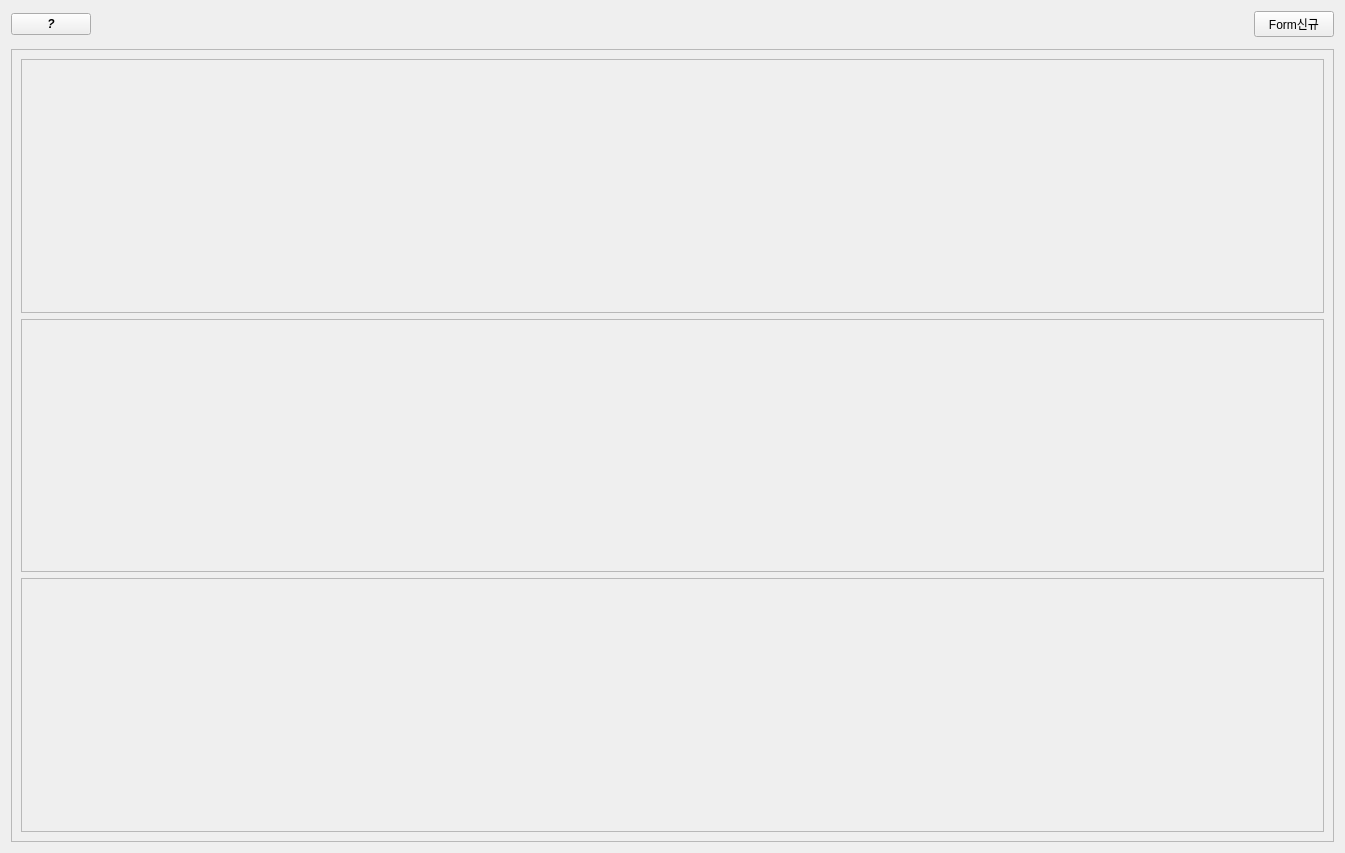
<?xml version="1.0" encoding="UTF-8"?>
<ui version="4.0">
 <class>Tab_App</class>
 <widget class="QWidget" name="Tab_App">
  <property name="geometry">
   <rect>
    <x>0</x>
    <y>0</y>
    <width>1345</width>
    <height>853</height>
   </rect>
  </property>
  <property name="windowTitle">
   <string>Form</string>
  </property>
  <layout class="QVBoxLayout" name="vLayout">
   <item>
    <widget class="QFrame" name="frame_info">
     <property name="sizePolicy">
      <sizepolicy hsizetype="Preferred" vsizetype="Fixed">
       <horstretch>0</horstretch>
       <verstretch>0</verstretch>
      </sizepolicy>
     </property>
     <property name="frameShape">
      <enum>QFrame::NoFrame</enum>
     </property>
     <property name="frameShadow">
      <enum>QFrame::Raised</enum>
     </property>
     <layout class="QHBoxLayout" name="horizontalLayout_4">
      <property name="leftMargin">
       <number>0</number>
      </property>
      <property name="topMargin">
       <number>0</number>
      </property>
      <property name="rightMargin">
       <number>0</number>
      </property>
      <property name="bottomMargin">
       <number>0</number>
      </property>
      <item>
       <widget class="QPushButton" name="pb_info">
        <property name="sizePolicy">
         <sizepolicy hsizetype="Fixed" vsizetype="Fixed">
          <horstretch>0</horstretch>
          <verstretch>0</verstretch>
         </sizepolicy>
        </property>
        <property name="font">
         <font>
          <italic>true</italic>
          <bold>true</bold>
         </font>
        </property>
        <property name="text">
         <string>?</string>
        </property>
       </widget>
      </item>
      <item>
       <spacer name="horizontalSpacer">
        <property name="orientation">
         <enum>Qt::Horizontal</enum>
        </property>
        <property name="sizeHint" stdset="0">
         <size>
          <width>1238</width>
          <height>20</height>
         </size>
        </property>
       </spacer>
      </item>
      <item>
       <widget class="QPushButton" name="PB_Form_New">
        <property name="text">
         <string>Form신규</string>
        </property>
       </widget>
      </item>
     </layout>
    </widget>
   </item>
   <item>
    <widget class="Wid_Search_for" name="Wid_Search_for" native="true">
     <property name="sizePolicy">
      <sizepolicy hsizetype="Preferred" vsizetype="Fixed">
       <horstretch>0</horstretch>
       <verstretch>0</verstretch>
      </sizepolicy>
     </property>
    </widget>
   </item>
   <item>
    <widget class="QFrame" name="frame_album_contents">
     <property name="frameShape">
      <enum>QFrame::StyledPanel</enum>
     </property>
     <property name="frameShadow">
      <enum>QFrame::Raised</enum>
     </property>
     <layout class="QVBoxLayout" name="verticalLayout">
      <item>
       <widget class="QFrame" name="fr_1">
        <property name="frameShape">
         <enum>QFrame::StyledPanel</enum>
        </property>
        <property name="frameShadow">
         <enum>QFrame::Raised</enum>
        </property>
        <layout class="QHBoxLayout" name="horizontalLayout">
         <item>
          <widget class="Wid_album_망단위" name="Wid_album_0" native="true"/>
         </item>
         <item>
          <widget class="Wid_album_망단위" name="Wid_album_1" native="true"/>
         </item>
         <item>
          <widget class="Wid_album_망단위" name="Wid_album_2" native="true"/>
         </item>
         <item>
          <widget class="Wid_album_망단위" name="Wid_album_3" native="true"/>
         </item>
         <item>
          <widget class="Wid_album_망단위" name="Wid_album_4" native="true"/>
         </item>
        </layout>
       </widget>
      </item>
      <item>
       <widget class="QFrame" name="fr_2">
        <property name="frameShape">
         <enum>QFrame::StyledPanel</enum>
        </property>
        <property name="frameShadow">
         <enum>QFrame::Raised</enum>
        </property>
        <layout class="QHBoxLayout" name="horizontalLayout_2">
         <item>
          <widget class="Wid_album_망단위" name="Wid_album_5" native="true"/>
         </item>
         <item>
          <widget class="Wid_album_망단위" name="Wid_album_6" native="true"/>
         </item>
         <item>
          <widget class="Wid_album_망단위" name="Wid_album_7" native="true"/>
         </item>
         <item>
          <widget class="Wid_album_망단위" name="Wid_album_8" native="true"/>
         </item>
         <item>
          <widget class="Wid_album_망단위" name="Wid_album_9" native="true"/>
         </item>
        </layout>
       </widget>
      </item>
      <item>
       <widget class="QFrame" name="fr_3">
        <property name="frameShape">
         <enum>QFrame::StyledPanel</enum>
        </property>
        <property name="frameShadow">
         <enum>QFrame::Raised</enum>
        </property>
        <layout class="QHBoxLayout" name="horizontalLayout_3">
         <item>
          <widget class="Wid_album_망단위" name="Wid_album_10" native="true"/>
         </item>
         <item>
          <widget class="Wid_album_망단위" name="Wid_album_11" native="true"/>
         </item>
         <item>
          <widget class="Wid_album_망단위" name="Wid_album_12" native="true"/>
         </item>
         <item>
          <widget class="Wid_album_망단위" name="Wid_album_13" native="true"/>
         </item>
         <item>
          <widget class="Wid_album_망단위" name="Wid_album_14" native="true"/>
         </item>
        </layout>
       </widget>
      </item>
     </layout>
    </widget>
   </item>
  </layout>
 </widget>
 <customwidgets>
  <customwidget>
   <class>Wid_Search_for</class>
   <extends>QWidget</extends>
   <header location="global">modules.PyQt.Tabs.망관리.components.Wid_search_for_망관리_album</header>
   <container>1</container>
   <slots>
    <signal>singnal_search(dict)</signal>
   </slots>
  </customwidget>
  <customwidget>
   <class>Wid_album_망단위</class>
   <extends>QWidget</extends>
   <header>modules.PyQt.Tabs.망관리.widget.Wid_album_망단위</header>
   <container>1</container>
  </customwidget>
 </customwidgets>
 <resources/>
 <connections/>
</ui>
